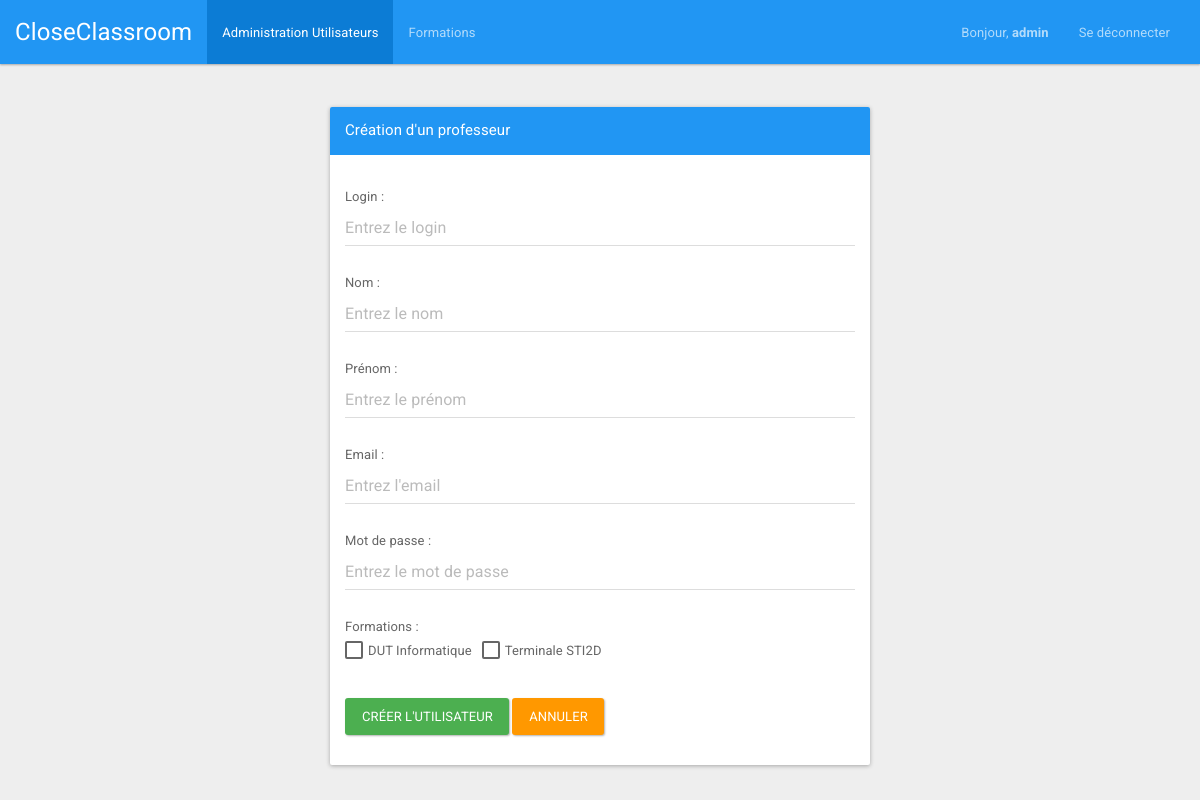
Page /index.php?page=createUser (signed in) on the committed database.
### tables this page shows
CREATE TABLE IF NOT EXISTS `users` (
  `id` int(11) NOT NULL AUTO_INCREMENT,
  `type` varchar(32) NOT NULL,
  `login` varchar(32) NOT NULL,
  `password` varchar(32) NOT NULL,
  `email` varchar(32) NOT NULL,
  `name` varchar(32) NOT NULL,
  `first_name` varchar(32) NOT NULL,
  PRIMARY KEY (`id`),
  UNIQUE KEY `login` (`login`),
  UNIQUE KEY `email` (`email`)
);

CREATE TABLE IF NOT EXISTS `formations` (
  `id` int(11) NOT NULL AUTO_INCREMENT,
  `name` varchar(30) NOT NULL,
  `description` varchar(255) NOT NULL,
  PRIMARY KEY (`id`)
);

### bddManager/UserDAO.php (called while the page is built, shortened)
<?php
class UserDAO
{
    public function getInfoUser($idUser)
    {
        try {
            $resultat = mysqli_query($_SESSION['bdd'], "SELECT id, login, email, password, type, name, first_name FROM users WHERE `id`= '" . $idUser . "'");
            if (mysqli_num_rows($resultat) != '0') {
                $tab[0] = mysqli_fetch_assoc($resultat);
                return $tab[0];
            } else {
                return;
            }
        }
        catch (Exception $e) {
            $_SESSION['error'] = 'Erreur requete BDD';
            $_SESSION['display_msg_error'] = true;
        }
    }
}

### bddManager/FormationDAO.php (called while the page is built, shortened)
<?php
class FormationDAO
{
    public function getFormations()
    {
        try {
            $resultat = mysqli_query($_SESSION['bdd'], 'SELECT * FROM formations');
            if (mysqli_num_rows($resultat) != '0') {
                $tab[0] = mysqli_fetch_assoc($resultat);
                if (mysqli_num_rows($resultat) > '0') {
                    for ($i = 1; $i < mysqli_num_rows($resultat); $i++) {
                        array_push($tab, mysqli_fetch_assoc($resultat));
                    }
                }
                return $tab;
            } else {
                return false;
            }
        }
        catch (Exception $e) {
            $_SESSION['error'] = 'Erreur requete BDD';
            $_SESSION['display_msg_error'] = true;
        }
    }
}

### views/FormUserView.class.php (the view, shortened to what this page needs)
<?php
class FormUserView
{
	public function getViewInsert($mesFormations)
	{
		$view = '';
		if (!$mesFormations) {
			$view = $view.'<div class="container">
			<div class="panel panel-info" style="margin-top: 20px;">
				<div class="panel-heading">
					<h3 class="panel-title">Aucune formation</h3>
				</div>
				<div class="panel-body">
					Il n\'y a aucune formations dans la base de données ! Vous ne pouvez pas créer de professeur !</div>
				</div>
			</div>';
		} else {
			$view = '<script>document.getElementById("tabUser").className = "active";</script>
			<div class="container">
				<div id="alert">
				</div>
				<div style="margin-top:20px;" class="col-md-6 col-md-offset-3 col-sm-8 col-sm-offset-2">
					<div class="panel panel-primary" >
						<div class="panel-heading">
							<div class="panel-title">Création d\'un professeur</div>
						</div>
						<div style="padding-top:30px" class="panel-body" >
							<form method="post" class="form-horizontal" role="form" action="index.php?page=createUser" enctype="multipart/form-data">
								<div style="margin-bottom: 25px">
									Login :<br> <input type="text" class="form-control" name="loginUser" placeholder="Entrez le login" required>
								</div>
								<div style="margin-bottom: 25px">
									Nom :<br> <input type="text" class="form-control" name="nameUser" placeholder="Entrez le nom" required>
								</div>
								<div style="margin-bottom: 25px">
									Prénom :<br> <input type="text" class="form-control" name="firstNameUser" placeholder="Entrez le prénom" required>
								</div>
								<div style="margin-bottom: 25px">
									Email :<br> <input type="email" class="form-control" name="emailUser" placeholder="Entrez l\'email" required>
								</div>
								<div style="margin-bottom: 25px">
									Mot de passe :<br> <input type="password" class="form-control" name="passwordUser" placeholder="Entrez le mot de passe" required>
								</div>
								<div style="margin-bottom: 25px;">
									Formations :
									<div class="form-group">
										<div class="col-lg-12">';
											foreach ($mesFormations as &$formation) {
												$view=$view.'<input type="checkbox" name="formations[]" value="'.$formation['id'].'" />'.utf8_encode($formation['name']).'&nbsp;&nbsp;&nbsp;';
											}
											$view = $view.'
										</div>
									</div>
								</div>
								<div style="margin-top:10px" class="form-group">
									<div class="col-sm-12 controls">
										<input style="margin-top: 10px;" type="submit" name="envoyer" class="btn btn-success" value="Créer l\'utilisateur">
										<a style="margin-top: 10px;" class="btn btn-warning" href="index.php?page=user">Annuler</a>
									</div>
								</div>
							</form>
						</div>
					</div>
				</div>
			</div>';
		}
		return $view;
	}
}

### views/NavBarView.class.php (shortened to what this page needs)
<?php
class navBarView
{
	public function getViewLogged($firstNameUser, $typeUser)
	{
		if ($typeUser == 'Admin') {
			$view = '<nav class="navbar navbar-inverse">
			<div class="container-fluid">
				<div class="navbar-header">
					<button type="button" class="navbar-toggle collapsed" data-toggle="collapse" data-target="#bs-example-navbar-collapse-2">
						<span class="sr-only">Toggle navigation</span>
						<span class="icon-bar"></span>
						<span class="icon-bar"></span>
						<span class="icon-bar"></span>
					</button>
					<a class="navbar-brand" href="index.php">CloseClassroom</a>
				</div>
				<div class="collapse navbar-collapse" id="bs-example-navbar-collapse-2">
					<ul class="nav navbar-nav">
						<li id="tabUser"><a href="index.php?page=user">Administration Utilisateurs</a></li>
						<li id="tabFormation"><a href="index.php?page=formation">Formations</a></li>
					</ul>
					<ul class="nav navbar-nav navbar-right">
						<li><a href="index.php" style="font-size: 13px;"> Bonjour, <strong>'.utf8_encode($firstNameUser).'</strong> </a>
							<li><a href="index.php?page=logout">Se déconnecter</a></li>
						</ul>
					</div>
				</div>
			</nav>';
		}
		return $view;
	}
}

### rows in the picture
users: first_name "admin"
formations: name "DUT Informatique"
formations: name "Terminale STI2D"
